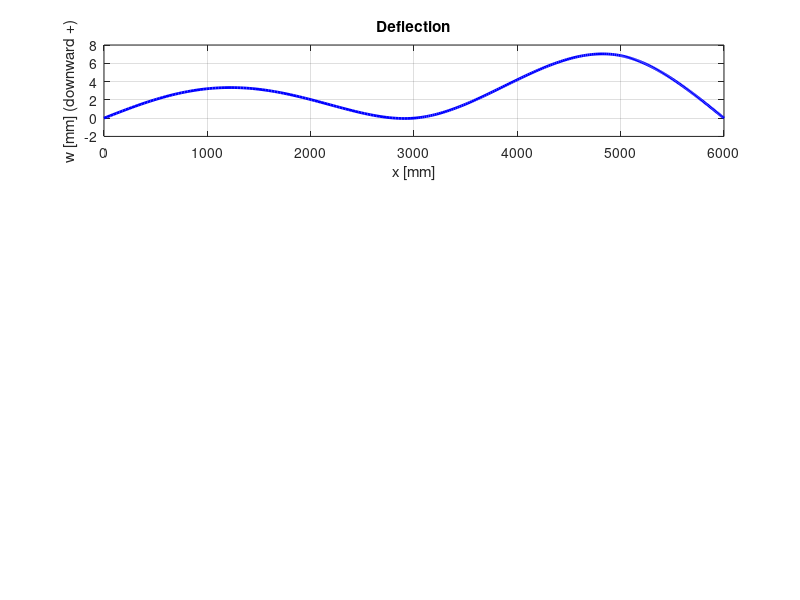

The MATLAB script that drew this image: (Note: this script raises an error after producing the figure.)
% fem_beam_3elem.m -- Chapter 5: Worked Example
% Three-span continuous beam (from Analiza linijskog nosaca.pdf)
% Nodes: 1=0mm, 2=3000mm, 3=5000mm, 4=6000mm
% Cross-section: I-profile, I = 5481140 mm^4, z_max = 70 mm
% E = 210000 N/mm^2  -> EI in N*mm^2
% Loading: q = 10 N/mm (downward) on element 1 only
%          P = 30000 N (downward) at node 3
% BCs: pin at node 1 (w1=0), roller at node 2 (w2=0), roller at node 4 (w4=0)
%      rotations free at all nodes
% Sign convention: UPWARD-positive displacement and CCW-positive rotation
% (deflections downward will appear as negative values)
clear; clc; close all;

%% --- Parameters ---
E  = 210000;      % N/mm^2
Iy = 5481140;     % mm^4
EI = E * Iy;      % N*mm^2
z_max = 70;       % mm (half-height of I-section)

xn = [0; 3000; 5000; 6000];   % node coordinates [mm]
Le = diff(xn);                % element lengths: [3000, 2000, 1000] mm
nEl = 3;  nNodes = 4;  nDOF = 2*nNodes;
% DOF map: node i -> 2i-1 = w_i, 2i = theta_i
% DOFs: [w1 th1 w2 th2 w3 th3 w4 th4] = [1 2 3 4 5 6 7 8]

q1 = 10;      % N/mm, distributed load on element 1 (downward)
P  = 30000;   % N, concentrated load at node 3 (downward)

%% --- Element stiffness matrices ---
fprintf('=== Element Properties ===\n');
for e = 1:nEl
    L = Le(e);
    EIL3 = EI / L^3;
    ke{e} = EIL3 * [12,   6*L,  -12,   6*L;
                     6*L,  4*L^2, -6*L,  2*L^2;
                    -12,  -6*L,   12,  -6*L;
                     6*L,  2*L^2, -6*L,  4*L^2];
    fprintf('Element %d: L = %g mm, EI/L^3 = %.6g N/mm^3\n', e, L, EIL3);
    fprintf('  k_e(×10^-9) =\n'); disp(ke{e}*1e9);
end

%% --- Element load vectors ---
% Uniform load q on element 1 (downward -> negative in upward-positive convention)
L1 = Le(1);
fq1 = -q1 * L1/12 * [6; L1; 6; -L1];   % [N, N*mm, N, N*mm]
fprintf('Element 1 load vector (distributed q=%g N/mm):\n', q1);
fprintf('  fq1 = [%.4g; %.4g; %.4g; %.4g] [N or N*mm]\n\n', fq1(1),fq1(2),fq1(3),fq1(4));

%% --- Global assembly ---
K = zeros(nDOF);
for e = 1:nEl
    n1 = e; n2 = e+1;
    dofs = [2*n1-1, 2*n1, 2*n2-1, 2*n2];
    K(dofs, dofs) = K(dofs, dofs) + ke{e};
end

%% --- Global load vector ---
F = zeros(nDOF, 1);
% Distributed load on element 1 (DOFs 1,2,3,4)
F([1,2,3,4]) = F([1,2,3,4]) + fq1;
% Concentrated load at node 3, DOF 5 (w3), downward
F(5) = F(5) - P;

fprintf('=== Global Load Vector FG [N or N*mm] ===\n');
fprintf('  FG = ['); fprintf('%.4g ', F'); fprintf(']\n\n');

%% --- BCs: fixed DOFs = {1,3,7} (w1=0, w2=0, w4=0) ---
fixedDOFs = [1, 3, 7];
freeDOFs  = [2, 4, 5, 6, 8];

%% --- Reduced system ---
Kff = K(freeDOFs, freeDOFs);
Ff  = F(freeDOFs);

fprintf('=== Reduced 5x5 Stiffness Matrix Kff (×10^-9) ===\n');
disp(Kff * 1e9);
fprintf('Ff = ['); fprintf('%.4g ', Ff'); fprintf('] [N or N*mm]\n\n');

%% --- Solve ---
u_free = Kff \ Ff;
u = zeros(nDOF, 1);
u(freeDOFs) = u_free;

fprintf('=== Nodal DOFs ===\n');
labels = {'w1','th1','w2','th2','w3','th3','w4','th4'};
for i = 1:nDOF
    if any(fixedDOFs == i)
        fprintf('  %s = 0 (fixed)\n', labels{i});
    else
        fprintf('  %s = %+.6g', labels{i}, u(i));
        if mod(i,2)==1, fprintf(' mm\n'); else, fprintf(' rad\n'); end
    end
end

%% --- Reactions ---
R = K*u - F;
fprintf('\n=== Support Reactions ===\n');
fprintf('  R1 (w1): %+.4g N\n',  R(1));
fprintf('  R2 (w2): %+.4g N\n',  R(3));
fprintf('  R4 (w4): %+.4g N\n',  R(7));
fprintf('  Sum F_vertical: %.6g N (should be 0)\n\n', R(1)+R(3)+R(7)-P-q1*Le(1));

%% --- Internal fields ---
n_pts = 101;
w_all = []; th_all = []; My_all = []; Qz_all = []; x_all = [];

for e = 1:nEl
    n1 = e; n2 = e+1;
    dofs = [2*n1-1, 2*n1, 2*n2-1, 2*n2];
    ue  = u(dofs);
    L   = Le(e);
    xi  = linspace(0, L, n_pts);   % local coordinate
    q_e = 0;
    if e == 1, q_e = q1; end

    % Hermite shape functions and derivatives
    H1  = 1 - 3*(xi/L).^2 + 2*(xi/L).^3;
    H2  = xi.*(1 - xi/L).^2;
    H3  = 3*(xi/L).^2 - 2*(xi/L).^3;
    H4  = xi.*((xi/L).^2 - xi/L);
    H1p = (-6*xi/L^2 + 6*xi.^2/L^3);
    H2p = (1 - xi/L).^2 + xi.*2.*(1-xi/L).*(-1/L);
    H3p = (6*xi/L^2 - 6*xi.^2/L^3);
    H4p = (xi/L).^2 + xi.*2.*(xi/L).*(1/L) - xi./L.^2.*L;  % simplified below
    % Cleaner:
    H1pp = 12*xi/L^3 - 6/L^2;
    H2pp = 6*xi/L^2 - 4/L;
    H3pp = -12*xi/L^3 + 6/L^2;
    H4pp = 6*xi/L^2 - 2/L;
    H1ppp = 12/L^3 * ones(size(xi));
    H2ppp = 6/L^2  * ones(size(xi));
    H3ppp = -12/L^3 * ones(size(xi));
    H4ppp = 6/L^2  * ones(size(xi));

    % FEM displacement and slope
    w_el  = H1*ue(1) + H2*ue(2) + H3*ue(3) + H4*ue(4);
    th_el = H1p.*ue(1) + H2p.*ue(2) + H3p.*ue(3) + H4p.*ue(4);

    % Add particular solution for element 1 under uniform load
    % v_p(xi) = -q/(24EI) * xi^2*(L-xi)^2  [upward-positive -> downward load -> negative]
    if e == 1
        vp    = -q_e/(24*EI) * xi.^2 .* (L - xi).^2;
        w_el  = w_el + vp;
        thp   = -q_e/(24*EI) * (2*xi.*(L-xi).^2 - 2*xi.^2.*(L-xi));
        th_el = th_el + thp;
    end

    % Bending moment: M = +EI * v''  (sagging positive convention)
    v2nd = H1pp*ue(1) + H2pp*ue(2) + H3pp*ue(3) + H4pp*ue(4);
    if e == 1
        % v_p'' = -q/(24EI) * (2L^2 - 12Lx + 12x^2)
        vp2nd = -q_e/(24*EI) * (2*L^2 - 12*L*xi + 12*xi.^2);
        v2nd  = v2nd + vp2nd;
    end
    My_el = EI * v2nd;

    % Shear force: Q = +EI * v'''  (positive = upward on left face)
    v3rd = H1ppp*ue(1) + H2ppp*ue(2) + H3ppp*ue(3) + H4ppp*ue(4);
    if e == 1
        % v_p''' = q/(2EI) * (L - 2x)  [derived from v_p = -q/(24EI)*x^2*(L-x)^2]
        vp3rd = q_e/(2*EI) * (L - 2*xi);
        v3rd  = v3rd + vp3rd;
    end
    Qz_el = EI * v3rd;

    x_el   = xn(e) + xi;
    w_all  = [w_all,  w_el];
    th_all = [th_all, th_el];
    My_all = [My_all, My_el];
    Qz_all = [Qz_all, Qz_el];
    x_all  = [x_all,  x_el];
end

%% --- Max values ---
fprintf('=== Internal Force Extremes ===\n');
[My_max, idx] = max(My_all);
fprintf('  M_max = %.4g N*mm at x = %.4g mm\n', My_max, x_all(idx));
[My_min, idx] = min(My_all);
fprintf('  M_min = %.4g N*mm at x = %.4g mm\n', My_min, x_all(idx));

sig_max = max(abs([My_max, My_min])) * z_max / Iy;
fprintf('\n=== Maximum Normal Stress ===\n');
fprintf('  sigma_max = M_max * z_max / Iy = %.4g N/mm^2 = %.4g MPa\n', sig_max, sig_max);

%% --- Figure ---
figure('Color','white','Position',[100 100 900 900]);

subplot(4,1,1);
plot(x_all, -w_all, 'b-', 'LineWidth', 2);  % plot downward deflection as positive
xlabel('x [mm]'); ylabel('w [mm] (downward +)');
title('Deflection'); grid on;
yline(0,'k--'); set(gca,'YDir','reverse');

subplot(4,1,2);
plot(x_all, th_all*1e3, 'b-', 'LineWidth', 2);
xlabel('x [mm]'); ylabel('\theta [mrad]');
title('Slope (rotation)'); grid on; yline(0,'k--');

subplot(4,1,3);
plot(x_all, My_all*1e-6, 'r-', 'LineWidth', 2);
xlabel('x [mm]'); ylabel('M [kN\cdotm]');
title('Bending moment'); grid on; yline(0,'k--');

subplot(4,1,4);
plot(x_all, Qz_all*1e-3, 'm-', 'LineWidth', 2);
xlabel('x [mm]'); ylabel('Q [kN]');
title('Shear force'); grid on; yline(0,'k--');

book_style(gcf);
exportgraphics(gcf,'../figures/beam_continuous_results.pdf','ContentType','vector');
exportgraphics(gcf,'../figures/beam_continuous_results.png','Resolution',300);
fprintf('\nFigures saved.\n');
